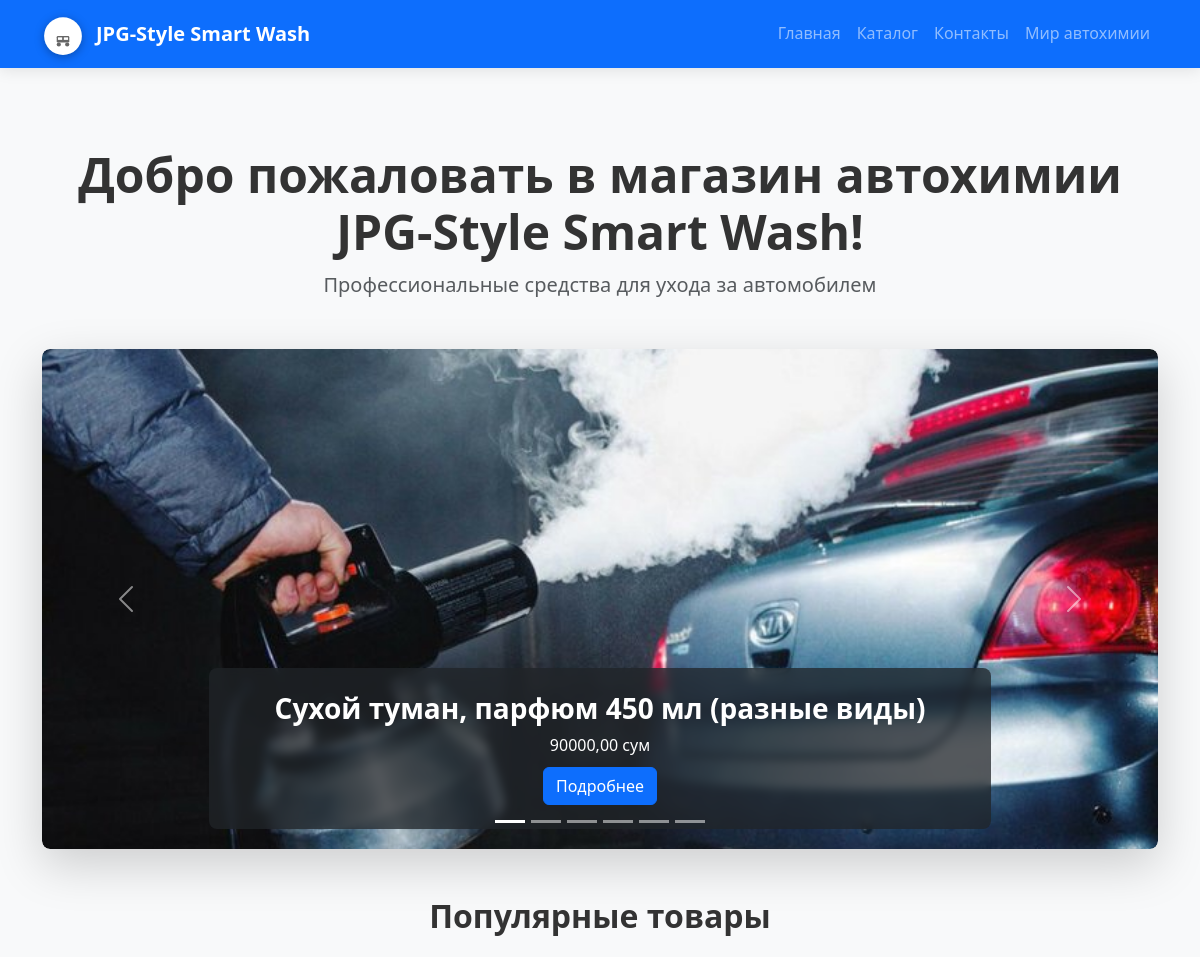
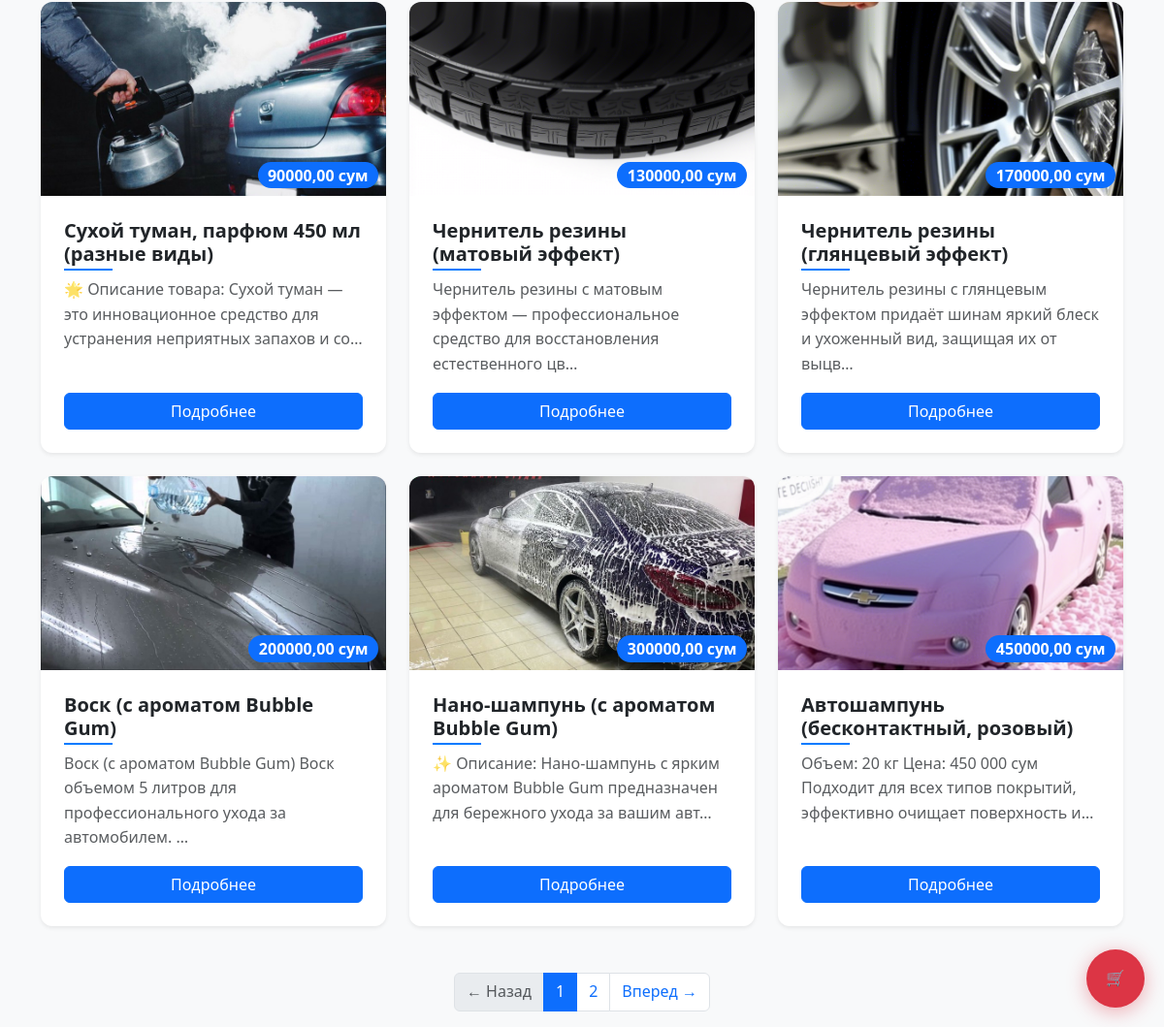
/?page=1, run on the app's committed database (2 pictures, top to bottom).
### products/models.py (models this page shows, shortened)
class Product(models.Model):
    category = models.ForeignKey(
        Category,
        on_delete=models.CASCADE,
        verbose_name="Категория",
        related_name='products'
    )
    name = models.CharField(max_length=200, verbose_name="Название товара")
    description = models.TextField(verbose_name="Описание")
    price = models.DecimalField(
        max_digits=10,
        decimal_places=2,
        verbose_name="Цена"
    )
    image = models.ImageField(
        upload_to='products/%Y/%m/%d/',
        verbose_name="Фото товара",
        validators=[FileExtensionValidator(['jpg', 'jpeg', 'png', 'webp'])],
        help_text="Рекомендуемый формат: WebP или JPEG. Размер: не более 800×800 пикселей."
    )
    slug = models.SlugField(
        max_length=200,
        unique=True,
        blank=True,
        verbose_name="URL-адрес"
    )
    created_at = models.DateTimeField(auto_now_add=True, verbose_name="Дата создания")
    updated_at = models.DateTimeField(auto_now=True, verbose_name="Дата обновления")
    def get_absolute_url(self):
        return reverse('product_detail', kwargs={'slug': self.slug})
    class Meta:
        verbose_name = "Товар"
        verbose_name_plural = "Товары"
        ordering = ['-created_at']
        indexes = [
            models.Index(fields=['slug']),
            models.Index(fields=['name']),
            models.Index(fields=['-created_at']),
        ]

### products/views.py (the view)
# urls.py: path('', views.home, name='home'),
def home(request):
    all_products = Product.objects.all().order_by('-id')
    slider_products = all_products[:6]
    paginator = Paginator(all_products, 6)
    page = request.GET.get('page', 1)
    try:
        products = paginator.page(page)
    except PageNotAnInteger:
        products = paginator.page(1)
    except EmptyPage:
        products = paginator.page(paginator.num_pages)
    return render(request, 'products/home.html', {
        'products': products,
        'slider_products': slider_products,
        'has_products': all_products.exists(),
        'is_paginated': paginator.num_pages > 1
    })

### products/context_processors.py (called while the page is built)
def wishlist_processor(request):
    context = {
        'user_wishlist': [],
        'wishlist_count': 0
    }
    if request.user.is_authenticated:
        wishlist_slugs = Wishlist.objects.filter(user=request.user) \
            .values_list('product__slug', flat=True)
        context['user_wishlist'] = list(wishlist_slugs)
        context['wishlist_count'] = len(context['user_wishlist'])
    return context

### products/templates/products/home.html
{% extends "products/base.html" %}
{% block content %}
<div class="text-center my-5 animate__animated animate__fadeIn">
    <h1 class="display-5 fw-bold">Добро пожаловать в магазин автохимии JPG-Style Smart Wash!</h1>
    <p class="lead text-muted">Профессиональные средства для ухода за автомобилем</p>
</div>
{% if slider_products %}
<div id="mainCarousel" class="carousel slide mb-5 shadow-lg rounded-3 overflow-hidden" data-bs-ride="carousel">
    <div class="carousel-indicators">
        {% for product in slider_products %}
            <button type="button"
                    data-bs-target="#mainCarousel"
                    data-bs-slide-to="{{ forloop.counter0 }}"
                    {% if forloop.first %}class="active"{% endif %}>
            </button>
        {% endfor %}
    </div>
    <div class="carousel-inner rounded-3">
        {% for product in slider_products %}
        <div class="carousel-item {% if forloop.first %}active{% endif %}">
            <img src="{{ product.image.url }}"
                 class="d-block w-100"
                 style="height: 500px; object-fit: cover;"
                 alt="{{ product.name }}">
            <div class="carousel-caption d-none d-md-block bg-dark bg-opacity-75 p-4 rounded-3">
                <h3 class="fw-bold">{{ product.name }}</h3>
                <p class="mb-0">{{ product.price }} сум</p>
                <a href="{{ product.get_absolute_url }}" class="btn btn-primary mt-2">
                    Подробнее
                </a>
            </div>
        </div>
        {% endfor %}
    </div>
    <button class="carousel-control-prev" type="button" data-bs-target="#mainCarousel" data-bs-slide="prev">
        <span class="carousel-control-prev-icon" aria-hidden="true"></span>
    </button>
    <button class="carousel-control-next" type="button" data-bs-target="#mainCarousel" data-bs-slide="next">
        <span class="carousel-control-next-icon" aria-hidden="true"></span>
    </button>
</div>
{% else %}
<div class="alert alert-info text-center animate__animated animate__fadeIn">Нет товаров для отображения в слайдере</div>
{% endif %}
<h2 class="my-4 text-center fw-bold">Популярные товары</h2>
<div class="row g-4 row-cols-1 row-cols-md-3 animate__animated animate__fadeInUp">
    {% if products %}
        {% for product in products %}
        <div class="col">
            <div class="card h-100 border-0 shadow-sm hover-3d">
                <div class="position-relative overflow-hidden" style="height: 200px;">
                    <img src="{{ product.image.url }}"
                         class="card-img-top h-100 w-100 object-fit-cover transition hover-zoom"
                         alt="{{ product.name }}">
                    <div class="position-absolute bottom-0 end-0 m-2">
                        <span class="badge bg-primary rounded-pill fs-6">{{ product.price }} сум</span>
                    </div>
                </div>
                <div class="card-body d-flex flex-column">
                    <h5 class="card-title fw-bold">{{ product.name }}</h5>
                    <p class="card-text text-muted">{{ product.description|truncatechars:100 }}</p>
                    <div class="mt-auto">
                        <a href="{{ product.get_absolute_url }}" class="btn btn-primary w-100 hover-grow">
                            Подробнее
                        </a>
                    </div>
                </div>
            </div>
        </div>
        {% endfor %}
    {% else %}
        <div class="col-12">
            <div class="alert alert-warning text-center animate__animated animate__fadeIn">
                Товаров пока нет
            </div>
        </div>
    {% endif %}
</div>
{% if is_paginated %}
<nav aria-label="Навигация по страницам" class="mt-5">
    <ul class="pagination justify-content-center">
        {% if products.has_previous %}
        <li class="page-item">
            <a class="page-link" href="?page={{ products.previous_page_number }}">← Назад</a>
        </li>
        {% else %}
        <li class="page-item disabled">
            <span class="page-link">← Назад</span>
        </li>
        {% endif %}
        {% for i in products.paginator.page_range %}
        <li class="page-item {% if products.number == i %}active{% endif %}">
            <a class="page-link" href="?page={{ i }}">{{ i }}</a>
        </li>
        {% endfor %}
        {% if products.has_next %}
        <li class="page-item">
            <a class="page-link" href="?page={{ products.next_page_number }}">Вперед →</a>
        </li>
        {% else %}
        <li class="page-item disabled">
            <span class="page-link">Вперед →</span>
        </li>
        {% endif %}
    </ul>
</nav>
{% endif %}
{% endblock %}

### static/css/style.css (style rules this page uses)
body { font-family: 'Segoe UI', sans-serif; line-height: 1.6; color: #333; background-color: #f8f9fa; }
.carousel-item img { object-fit: cover; height: 400px; transition: transform 0.5s cubic-bezier(0.25, 0.46, 0.45, 0.94); filter: brightness(0.9); }
.carousel-item.active img { transform: scale(1); filter: brightness(1); }
.carousel-caption { background: rgba(0, 0, 0, 0.6); backdrop-filter: blur(5px); border-radius: 10px; padding: 20px; animation: fadeIn 0.8s ease-out; }
.card { display: flex; flex-direction: column; height: 100%; border: none; background-color: #fff; transition: all 0.4s cubic-bezier(0.25, 0.8, 0.25, 1); box-shadow: 0 1px 3px rgba(0, 0, 0, 0.12), 0 1px 2px rgba(0, 0, 0, 0.24); border-radius: 12px; overflow: hidden; transform: translateY(0); }
.card-img-top { object-fit: cover; height: 200px; transition: transform 0.5s ease, filter 0.3s ease; filter: saturate(0.9); }
.card-body { display: flex; flex-direction: column; justify-content: space-between; padding: 1.5rem; flex: 1 1 auto; transition: all 0.3s ease; }
.card-title { font-size: 1.25rem; margin-bottom: 0.75rem; position: relative; display: inline-block; }
.card-title::after { content: ''; position: absolute; bottom: -5px; left: 0; width: 50px; height: 2px; background: #007bff; transition: width 0.3s ease; }
.wave-effect { position: relative; overflow: hidden; }
.wave-effect:after { content: ""; display: block; position: absolute; width: 100%; height: 100%; top: 0; left: 0; pointer-events: none; background-image: radial-gradient(circle, #fff 10%, transparent 10.01%); background-repeat: no-repeat; background-position: 50%; transform: scale(10, 10); opacity: 0; transition: transform .5s, opacity 1s; }

### products/templates/products/base.html (style rules this page uses)
:root { --primary-color: #007BFF; --secondary-color: #6c757d; --accent-color: #dc3545; --light-color: #f8f9fa; --dark-color: #343a40; }

### data on the page
Product: image (picture), name "Сухой туман, парфюм 450 мл (разные виды)", price "90000,00", description "🌟 Описание товара: Сухой туман — это инновационное средство для устранения неприятных запахов и со…"
Product: image (picture), price "130000,00", name "Чернитель резины (матовый эффект)", description "Чернитель резины с матовым эффектом — профессиональное средство для восстановления естественного цв…"
Product: image (picture), price "170000,00", name "Чернитель резины (глянцевый эффект)", description "Чернитель резины с глянцевым эффектом придаёт шинам яркий блеск и ухоженный вид, защищая их от выцв…"
Product: image (picture), price "200000,00", name "Воск (с ароматом Bubble Gum)", description "Воск (с ароматом Bubble Gum) Воск объемом 5 литров для профессионального ухода за автомобилем. …"
Product: image (placeholder picture), price "300000,00", name "Нано-шампунь (с ароматом Bubble Gum)", description "✨ Описание: Нано-шампунь с ярким ароматом Bubble Gum предназначен для бережного ухода за вашим авт…"
Product: image (picture), price "450000,00", name "Автошампунь (бесконтактный, розовый)", description "Объем: 20 кг Цена: 450 000 сум Подходит для всех типов покрытий, эффективно очищает поверхность и…"

### other printed values
{{ i }} "1" "2"
